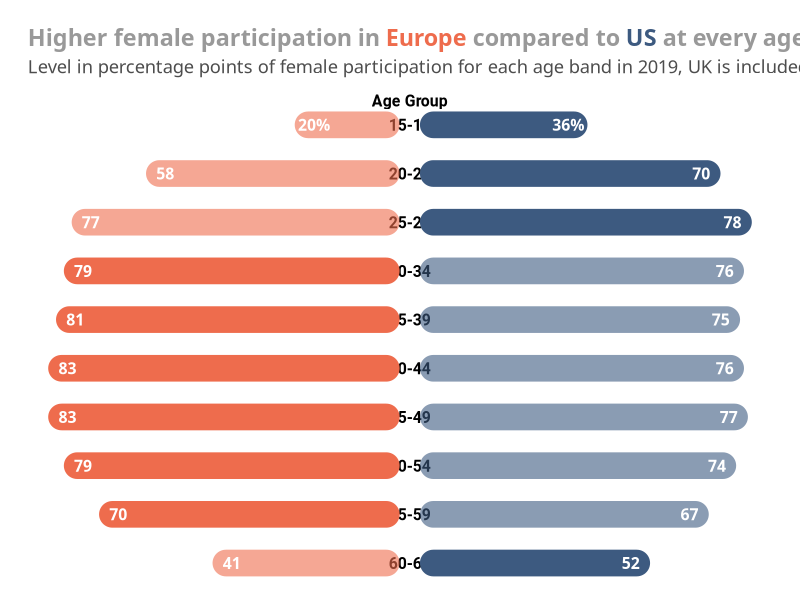

Reproduce this figure in R. (Note: this script raises an error after producing the figure.)
library(tidyverse)
library(ggtext)
library(here)

# Source: https://www.goldmansachs.com/insights/pages/gs-research/womenomics-europe-moving-ahead/report.pdf
# Plot on page 4

data <- tribble(
  ~age_band, ~country, ~female_participation,
  "15-19", "Europe", 20,
  "15-19", "US", 36,
  "20-24", "Europe", 58,
  "20-24", "US", 70,
  "25-29", "Europe", 77,
  "25-29", "US", 78,
  "30-34", "Europe", 79,
  "30-34", "US", 76,
  "35-39", "Europe", 81,
  "35-39", "US", 75,
  "40-44", "Europe", 83,
  "40-44", "US", 76,
  "45-49", "Europe", 83,
  "45-49", "US", 77,
  "50-54", "Europe", 79,
  "50-54", "US", 74,
  "55-59", "Europe", 70,
  "55-59", "US", 67,
  "60-64", "Europe", 41,
  "60-64", "US", 52,
)

data <- data %>% 
  group_by(age_band) %>% 
  mutate(
    alpha = if_else(female_participation == max(female_participation), 1, 0.6)
  ) %>% 
  map_df(rev)

ggplot() +
  geom_text(aes(x = 0, y = 1:10, label = unique(data$age_band)),
            family = "Roboto", fontface = "bold", size = 4) +
  annotate("text", x = 0, y = 10.5, label = "Age Group",
           family = "Roboto", fontface = "bold", size = 4) +
  geom_segment(
    data = filter(data, country == "US"),
    aes(
      x = 6,
      y = 1:10,
      xend = 6 + female_participation,
      yend = 1:10,
      alpha = alpha
    ),
    lineend = "round",
    size = 9,
    color = "#3d5a80"
  ) +
  geom_text(
    data = filter(data, country == "US", age_band != "15-19"),
    aes(
      x = 4.5 + female_participation,
      y = 1:9,
      label = female_participation
    ),
    size = 4,
    color = "white",
    family = "JetBrains Mono",
    fontface = "bold"
  ) +
  geom_text(
    data = filter(data, country == "US", age_band == "15-19"),
    aes(
      x = 4.5 + female_participation,
      y = 10,
      label = paste0(female_participation, "%")
    ),
    size = 4,
    color = "white",
    family = "JetBrains Mono",
    fontface = "bold"
  ) +
  geom_segment(
    data = filter(data, country == "Europe"),
    aes(
      x = -6,
      y = 1:10,
      xend = -6 - female_participation,
      yend = 1:10,
      alpha = alpha
    ),
    lineend = "round",
    size = 9,
    color = "#ee6c4d"
  ) +
  geom_text(
    data = filter(data, country == "Europe", age_band != "15-19"),
    aes(
      x = -4.5 - female_participation,
      y = 1:9,
      label = female_participation
    ),
    size = 4,
    color = "white",
    family = "JetBrains Mono",
    fontface = "bold"
  ) +
  geom_text(
    data = filter(data, country == "Europe", age_band == "15-19"),
    aes(
      x = -4.5 - female_participation,
      y = 10,
      label = paste0(female_participation, "%")
    ),
    size = 4,
    color = "white",
    family = "JetBrains Mono",
    fontface = "bold"
  ) +
  labs(
    title = "Higher female participation in <span style='color: #ee6c4d'>Europe</span> compared to <span style='color: #3d5a80'>US</span> at every age band from 30 to 59",
    subtitle = "Level in percentage points of female participation for each age band in 2019, UK is included in the Europe figures"
  ) +
  scale_alpha_identity() +
  theme_void(base_size = 12) +
  theme(
    plot.margin = margin(15, 20, 10, 20),
    plot.title.position = "plot",
    plot.title = element_markdown(family = "Oswald", face = "bold", 
                                  size = rel(1.4), color = "grey60"),
    plot.subtitle = element_markdown(family = "Oswald", 
                                  size = rel(1.1), color = "grey30")
  ) +
  ggsave(here("goldmansachs-plot", "plot.png"), width = 15, height = 7.5, dpi = 320)
